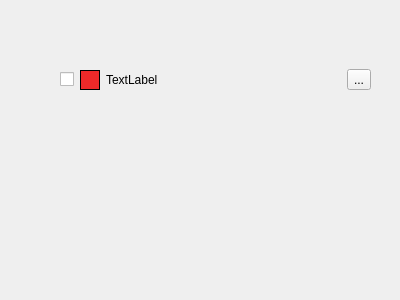
<?xml version="1.0" encoding="UTF-8"?>
<ui version="4.0">
 <class>Form</class>
 <widget class="QWidget" name="Form">
  <property name="geometry">
   <rect>
    <x>0</x>
    <y>0</y>
    <width>400</width>
    <height>300</height>
   </rect>
  </property>
  <property name="windowTitle">
   <string>Form</string>
  </property>
  <widget class="QWidget" name="horizontalLayoutWidget">
   <property name="geometry">
    <rect>
     <x>60</x>
     <y>40</y>
     <width>311</width>
     <height>80</height>
    </rect>
   </property>
   <layout class="QHBoxLayout" name="horizontalLayout">
    <item>
     <widget class="QCheckBox" name="checkBox">
      <property name="cursor">
       <cursorShape>ClosedHandCursor</cursorShape>
      </property>
      <property name="text">
       <string/>
      </property>
     </widget>
    </item>
    <item>
     <widget class="QLabel" name="label">
      <property name="minimumSize">
       <size>
        <width>20</width>
        <height>0</height>
       </size>
      </property>
      <property name="maximumSize">
       <size>
        <width>20</width>
        <height>20</height>
       </size>
      </property>
      <property name="cursor">
       <cursorShape>ClosedHandCursor</cursorShape>
      </property>
      <property name="styleSheet">
       <string notr="true">background-color: rgb(239, 41, 41);</string>
      </property>
      <property name="frameShape">
       <enum>QFrame::Box</enum>
      </property>
      <property name="text">
       <string/>
      </property>
     </widget>
    </item>
    <item>
     <widget class="QLabel" name="label_2">
      <property name="text">
       <string>TextLabel</string>
      </property>
     </widget>
    </item>
    <item>
     <spacer name="horizontalSpacer_2">
      <property name="orientation">
       <enum>Qt::Horizontal</enum>
      </property>
      <property name="sizeHint" stdset="0">
       <size>
        <width>40</width>
        <height>20</height>
       </size>
      </property>
     </spacer>
    </item>
    <item>
     <widget class="QToolButton" name="toolButton">
      <property name="cursor">
       <cursorShape>ClosedHandCursor</cursorShape>
      </property>
      <property name="text">
       <string>...</string>
      </property>
     </widget>
    </item>
   </layout>
  </widget>
 </widget>
 <resources/>
 <connections/>
</ui>
